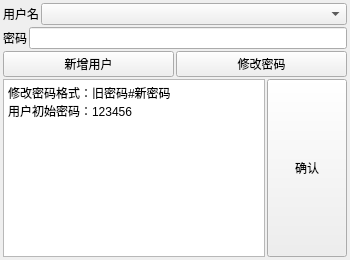
<?xml version="1.0" encoding="UTF-8"?>
<ui version="4.0">
 <class>Login</class>
 <widget class="QWidget" name="Login">
  <property name="geometry">
   <rect>
    <x>0</x>
    <y>0</y>
    <width>350</width>
    <height>260</height>
   </rect>
  </property>
  <property name="minimumSize">
   <size>
    <width>350</width>
    <height>260</height>
   </size>
  </property>
  <property name="maximumSize">
   <size>
    <width>350</width>
    <height>260</height>
   </size>
  </property>
  <property name="windowTitle">
   <string>Login</string>
  </property>
  <layout class="QVBoxLayout" name="verticalLayout">
   <property name="spacing">
    <number>2</number>
   </property>
   <property name="leftMargin">
    <number>3</number>
   </property>
   <property name="topMargin">
    <number>3</number>
   </property>
   <property name="rightMargin">
    <number>3</number>
   </property>
   <property name="bottomMargin">
    <number>3</number>
   </property>
   <item>
    <layout class="QHBoxLayout" name="horizontalLayout_4">
     <item>
      <widget class="QLabel" name="label_3">
       <property name="text">
        <string>用户名</string>
       </property>
      </widget>
     </item>
     <item>
      <widget class="QComboBox" name="cbboxUser">
       <property name="sizePolicy">
        <sizepolicy hsizetype="Expanding" vsizetype="Fixed">
         <horstretch>0</horstretch>
         <verstretch>0</verstretch>
        </sizepolicy>
       </property>
      </widget>
     </item>
    </layout>
   </item>
   <item>
    <layout class="QHBoxLayout" name="horizontalLayout">
     <item>
      <widget class="QLabel" name="label">
       <property name="text">
        <string>密码</string>
       </property>
      </widget>
     </item>
     <item>
      <widget class="QLineEdit" name="ledtPassword"/>
     </item>
    </layout>
   </item>
   <item>
    <layout class="QHBoxLayout" name="horizontalLayout_3">
     <item>
      <widget class="QPushButton" name="pushButton">
       <property name="text">
        <string>新增用户</string>
       </property>
      </widget>
     </item>
     <item>
      <widget class="QPushButton" name="pbtnEditPassword">
       <property name="text">
        <string>修改密码</string>
       </property>
      </widget>
     </item>
    </layout>
   </item>
   <item>
    <layout class="QHBoxLayout" name="horizontalLayout_2">
     <item>
      <widget class="QTextBrowser" name="textBrowser">
       <property name="html">
        <string>&lt;!DOCTYPE HTML PUBLIC &quot;-//W3C//DTD HTML 4.0//EN&quot; &quot;http://www.w3.org/TR/REC-html40/strict.dtd&quot;&gt;
&lt;html&gt;&lt;head&gt;&lt;meta name=&quot;qrichtext&quot; content=&quot;1&quot; /&gt;&lt;style type=&quot;text/css&quot;&gt;
p, li { white-space: pre-wrap; }
&lt;/style&gt;&lt;/head&gt;&lt;body style=&quot; font-family:'SimSun'; font-size:9pt; font-weight:400; font-style:normal;&quot;&gt;
&lt;p style=&quot; margin-top:0px; margin-bottom:0px; margin-left:0px; margin-right:0px; -qt-block-indent:0; text-indent:0px;&quot;&gt;修改密码格式：旧密码#新密码&lt;/p&gt;
&lt;p style=&quot; margin-top:0px; margin-bottom:0px; margin-left:0px; margin-right:0px; -qt-block-indent:0; text-indent:0px;&quot;&gt;用户初始密码：123456&lt;/p&gt;&lt;/body&gt;&lt;/html&gt;</string>
       </property>
      </widget>
     </item>
     <item>
      <widget class="QPushButton" name="pbtnCertain">
       <property name="sizePolicy">
        <sizepolicy hsizetype="Minimum" vsizetype="Expanding">
         <horstretch>0</horstretch>
         <verstretch>0</verstretch>
        </sizepolicy>
       </property>
       <property name="text">
        <string>确认</string>
       </property>
      </widget>
     </item>
    </layout>
   </item>
  </layout>
 </widget>
 <resources/>
 <connections/>
</ui>
